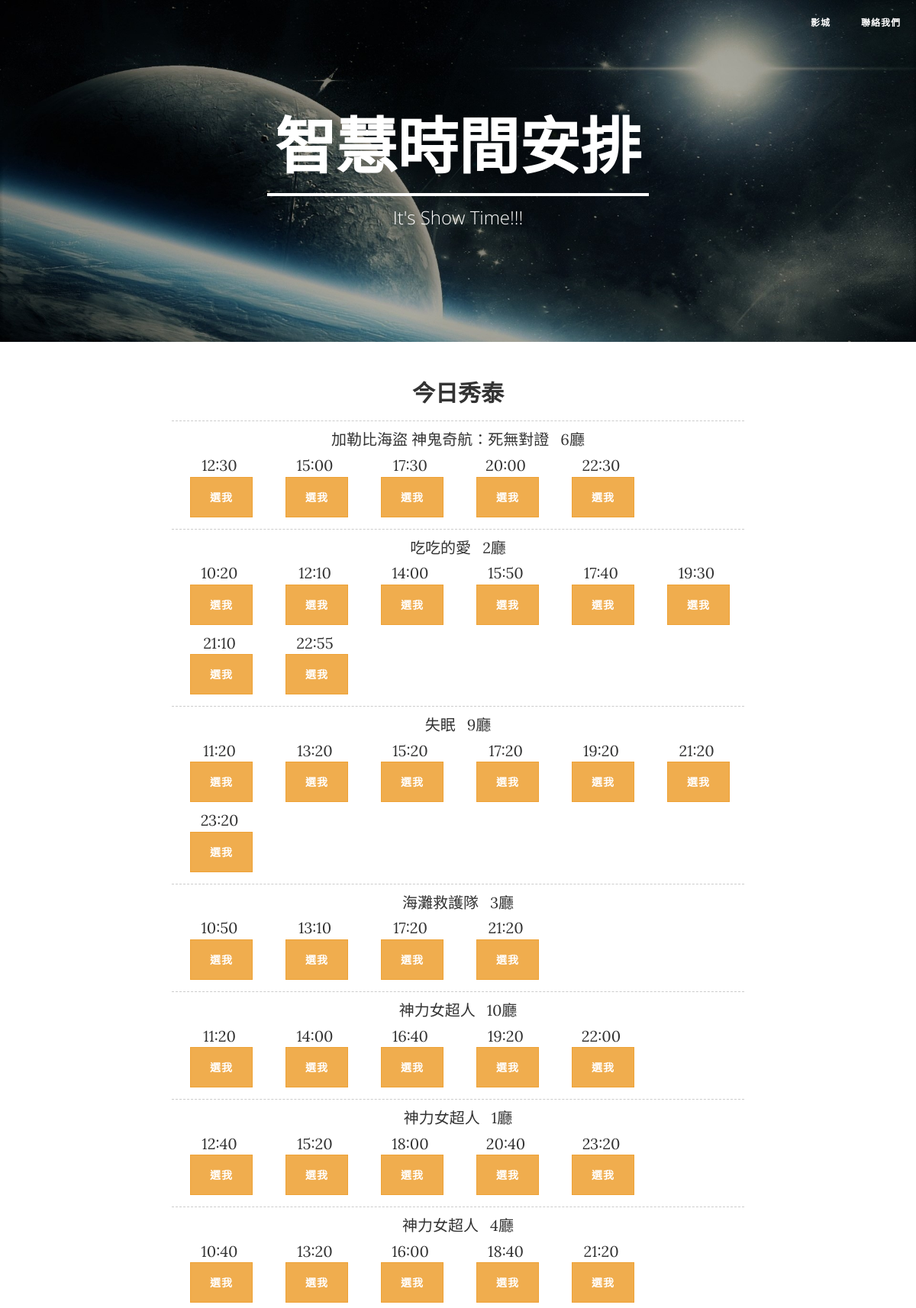
Page /timetable/4/今日秀泰 (upper part) on the committed database.
### main/models.py (models this page shows, shortened)
class Theater(models.Model):
	theater_name = models.CharField(max_length=30)
	theater_phone = models.CharField(max_length=15, blank=True)
	theater_loc = models.CharField(max_length=100, blank=True)
	theater_id = models.IntegerField()
	theater_url = models.CharField(max_length=200, blank=True)

class MoiveTimeTable(models.Model):
	movie_name = models.CharField(max_length=100)
	movie_loc = models.CharField(max_length=100)
	movie_date = models.CharField(max_length=100, blank=True)
	movie_time = models.CharField(max_length=100, blank=True)
	movie_info = models.ForeignKey(Movie, null=True)
	theater = models.ForeignKey(Theater, null=True)

### main/views.py (the view)
# urls.py: url(r'^timetable/(?P<id>\d+)/(?P<name>\S+)', views.timetable, name='timetable'),
def timetable(request, id, name):
	t = Theater.objects.filter(theater_id=id)
	movie = MoiveTimeTable.objects.filter(theater=t[0]).order_by('movie_name')
	movie_list = []
	movie_list_time = []
	for mlist in movie:
		if ((movie_list.count(mlist.movie_name)==0 and movie_list.count(mlist.movie_loc)==0)or movie_list.count(mlist.movie_loc)==0):
			movie_list_time.append(movie_list)
			movie_list = []
			movie_list.append(mlist.movie_name)
			movie_list.append(mlist.movie_loc)
		movie_list.append(mlist.movie_time)
	movie_list_time.append(movie_list)
	del movie_list_time[0]
	return render(request, 'timetable.html',{
		'movie_time':movie_list_time,
		'id':id,
		'name':name,
		})

### main/templates/timetable.html
{% extends "layout/base.html" %}
{% load static %}
{% block content %}
	<header class="intro-header" style="background-image: url({% static 'img/post-bg.jpg' %})">
        <div class="container">
            <div class="row">
                <div class="col-lg-8 col-lg-offset-2 col-md-10 col-md-offset-1">
                    <div class="page-heading">
                        <h1>智慧時間安排</h1>
                        <hr class="small">
                        <h2 class="subheading">It's Show Time!!!</h2>
                    </div>
                </div>
            </div>
        </div>
    </header>
    <h2 align="center">{{name}}</h2>
    {% include "layout/content-con.html" %}
{% endblock %}

### main/templates/layout/content-con.html (shortened to what this page needs)
{% load static %}
<article>
    <div class="container">
        <div class="row">
            <div class="col-lg-8 col-lg-offset-2 col-md-10 col-md-offset-1">
                {% for m in movie_time %}
                    <table class="hidden-xs" style="width: 100%; margin-top: 10px;">
                        <tbody>
                            <tr>
                                <td colspan="7" style="border-top: 1px dashed rgb(204, 204, 204); padding-top: 10px;">
                                    <span style="margin-right: 15px;">{{m.0}}</span>{{m.1}}
                                </td>
                            </tr>
                            <tr style="padding-top: 5px;">
                                {% if m.2 %}
                                <td style="width: 14%; padding: 5px 0px; text-align: center; vertical-align: middle; left center no-repeat;">
                                    <div>
                                        {{m.2 }}
                                        <button class="btn btn-warning btn-xs" style="vertical-align: bottom; margin-left: 5px;"  onclick="location.href='{% url 'abouts' id m.2 m.0 %}'">
                                        選我
                                        </button>
                                    </div>
                                </td>
                                {% else %}
                                 <td style="width: 14%; padding: 5px 0px; text-align: center; vertical-align: middle; background: url(&quot;../img/bg_time.gif&quot;) left center no-repeat;">
                                    <div>
                                    </div>
                                </td>
                                {% endif %}
                                {% if m.3 %}
                                <td style="width: 14%; padding: 5px 0px; text-align: center; vertical-align: middle; background: url(&quot;../img/bg_time.gif&quot;) left center no-repeat;">
                                    <div>
                                        {{m.3 }}
                                        <button class="btn btn-warning btn-xs" style="vertical-align: bottom; margin-left: 5px;"  onclick="location.href='{% url 'abouts' id m.3 m.0 %}'">
                                        選我
                                        </button>
                                    </div>
                                </td>
                                {% else %}
                                 <td style="width: 14%; padding: 5px 0px; text-align: center; vertical-align: middle; background: url(&quot;../img/bg_time.gif&quot;) left center no-repeat;">
                                    <div>
                                    </div>
                                </td>
                                {% endif %}
                                {% if m.4 %}
                                <td style="width: 14%; padding: 5px 0px; text-align: center; vertical-align: middle; background: url(&quot;../img/bg_time.gif&quot;) left center no-repeat;">
                                    <div>
                                        {{m.4 }}
                                        <button class="btn btn-warning btn-xs" style="vertical-align: bottom; margin-left: 5px;"  onclick="location.href='{% url 'abouts' id m.4 m.0 %}'">
                                        選我
                                        </button>
                                    </div>
                                </td>
                                {% else %}
                                 <td style="width: 14%; padding: 5px 0px; text-align: center; vertical-align: middle; background: url(&quot;../img/bg_time.gif&quot;) left center no-repeat;">
                                    <div>
                                    </div>
                                </td>
                                {% endif %}
                                {% if m.5 %}
                                <td style="width: 14%; padding: 5px 0px; text-align: center; vertical-align: middle; background: url(&quot;../img/bg_time.gif&quot;) left center no-repeat;">
                                    <div>
                                        {{m.5 }}
                                        <button class="btn btn-warning btn-xs" style="vertical-align: bottom; margin-left: 5px;"  onclick="location.href='{% url 'abouts' id m.5 m.0 %}'">
                                        選我
                                        </button>
                                    </div>
                                </td>
                                {% else %}
                                 <td style="width: 14%; padding: 5px 0px; text-align: center; vertical-align: middle; background: url(&quot;../img/bg_time.gif&quot;) left center no-repeat;">
                                    <div>
                                    </div>
                                </td>
                                {% endif %}
                                {% if m.6 %}
                                <td style="width: 14%; padding: 5px 0px; text-align: center; vertical-align: middle; background: url(&quot;../img/bg_time.gif&quot;) left center no-repeat;">
                                    <div>
                                        {{m.6 }}
                                        <button class="btn btn-warning btn-xs" style="vertical-align: bottom; margin-left: 5px;"  onclick="location.href='{% url 'abouts' id m.6 m.0 %}'">
                                        選我
                                        </button>
                                    </div>
                                </td>
                                {% else %}
                                 <td style="width: 14%; padding: 5px 0px; text-align: center; vertical-align: middle; background: url(&quot;../img/bg_time.gif&quot;) left center no-repeat;">
                                </td>
                                {% endif %}
                                {% if m.7 %}
                                <td style="width: 14%; padding: 5px 0px; text-align: center; vertical-align: middle; background: url(&quot;../img/bg_time.gif&quot;) left center no-repeat;">
                                    <div>
                                        {{m.7 }}
                                        <button class="btn btn-warning btn-xs" style="vertical-align: bottom; margin-left: 5px;"  onclick="location.href='{% url 'abouts' id m.7 m.0 %}'">
                                        選我
                                        </button>
                                    </div>
                                </td>
                                {% else %}
                                <td style="width: 14%; padding: 5px 0px; text-align: center; vertical-align: middle; background: url(&quot;../img/bg_time.gif&quot;) left center no-repeat;">
                                </td>
                                {% endif %}
                            </tr>
                            {% if m.8 %}
                            <tr style="padding-top: 5px;">
                                {% if m.8 %}
                                <td style="width: 14%; padding: 5px 0px; text-align: center; vertical-align: middle; background: url(&quot;../img/bg_time.gif&quot;) left center no-repeat;">
                                    <div>
                                        {{m.8 }}
                                        <button class="btn btn-warning btn-xs" style="vertical-align: bottom; margin-left: 5px;"  onclick="location.href='{% url 'abouts' id m.8 m.0 %}'">
                                        選我
                                        </button>
                                    </div>
                                </td>
                                {% else %}
                                 <td style="width: 14%; padding: 5px 0px; text-align: center; vertical-align: middle; background: url(&quot;../img/bg_time.gif&quot;) left center no-repeat;">
                                    <div>
                                    </div>
                                </td>
                                {% endif %}
                                {% if m.9 %}
                                <td style="width: 14%; padding: 5px 0px; text-align: center; vertical-align: middle; background: url(&quot;../img/bg_time.gif&quot;) left center no-repeat;">
                                    <div>
                                        {{m.9 }}
                                        <button class="btn btn-warning btn-xs" style="vertical-align: bottom; margin-left: 5px;"  onclick="location.href='{% url 'abouts' id m.9 m.0 %}'">
                                        選我
                                        </button>
                                    </div>
                                </td>
                                {% else %}
                                 <td style="width: 14%; padding: 5px 0px; text-align: center; vertical-align: middle; background: url(&quot;../img/bg_time.gif&quot;) left center no-repeat;">
                                </td>
                                {% endif %}
                                {% if m.10 %}
                                <td style="width: 14%; padding: 5px 0px; text-align: center; vertical-align: middle; background: url(&quot;../img/bg_time.gif&quot;) left center no-repeat;">
                                    <div>
                                        {{m.10 }}
                                        <button class="btn btn-warning btn-xs" style="vertical-align: bottom; margin-left: 5px;"  onclick="location.href='{% url 'abouts' id m.10 m.0 %}'">
                                        選我
                                        </button>
                                    </div>
                                </td>
                                {% else %}
                                 <td style="width: 14%; padding: 5px 0px; text-align: center; vertical-align: middle; background: url(&quot;../img/bg_time.gif&quot;) left center no-repeat;">
                                </td>
                                {% endif %}
                                {% if m.11 %}
                                <td style="width: 14%; padding: 5px 0px; text-align: center; vertical-align: middle; background: url(&quot;../img/bg_time.gif&quot;) left center no-repeat;">
                                    <div>
                                        {{m.11 }}
                                        <button class="btn btn-warning btn-xs" style="vertical-align: bottom; margin-left: 5px;"  onclick="location.href='{% url 'abouts' id m.11 m.0 %}'">
                                        選我
                                        </button>
                                    </div>
                                </td>
                                {% else %}
                                 <td style="width: 14%; padding: 5px 0px; text-align: center; vertical-align: middle; background: url(&quot;../img/bg_time.gif&quot;) left center no-repeat;">
                                </td>
                                {% endif %}
                                {% if m.12 %}
                                <td style="width: 14%; padding: 5px 0px; text-align: center; vertical-align: middle; background: url(&quot;../img/bg_time.gif&quot;) left center no-repeat;">
                                    <div>
                                        {{m.12 }}
                                        <button class="btn btn-warning btn-xs" style="vertical-align: bottom; margin-left: 5px;"  onclick="location.href='{% url 'abouts' id m.12 m.0 %}'">
                                        選我
                                        </button>
                                    </div>
                                </td>
                                {% else %}
                                 <td style="width: 14%; padding: 5px 0px; text-align: center; vertical-align: middle; background: url(&quot;../img/bg_time.gif&quot;) left center no-repeat;">
                                </td>
                                {% endif %}
                                {% if m.13 %}
                                <td style="width: 14%; padding: 5px 0px; text-align: center; vertical-align: middle; background: url(&quot;../img/bg_time.gif&quot;) left center no-repeat;">
                                    <div>
                                        {{m.13 }}
                                        <button class="btn btn-warning btn-xs" style="vertical-align: bottom; margin-left: 5px;"  onclick="location.href='{% url 'abouts' id m.13 m.0 %}'">
                                        選我
                                        </button>
                                    </div>
                                </td>
                                {% else %}
                                 <td style="width: 14%; padding: 5px 0px; text-align: center; vertical-align: middle; background: url(&quot;../img/bg_time.gif&quot;) left center no-repeat;">
                                </td>
                                {% endif %}
                            </tr>
                            {% endif %}
                        </tbody>
                    </table>
                {% endfor %}
            </div>
        </div>
    </div>
</article>

### rows in the picture
Theater: theater_name "今日秀泰"
MoiveTimeTable: movie_name "加勒比海盜 神鬼奇航：死無對證", movie_loc "6廳", movie_time "12:30"
MoiveTimeTable: movie_time "15:00"
MoiveTimeTable: movie_time "17:30"
MoiveTimeTable: movie_time "20:00"
MoiveTimeTable: movie_time "22:30"
MoiveTimeTable: movie_name "吃吃的愛", movie_loc "2廳", movie_time "10:20"
MoiveTimeTable: movie_time "12:10"
MoiveTimeTable: movie_time "14:00"
MoiveTimeTable: movie_time "15:50"
MoiveTimeTable: movie_time "17:40"
MoiveTimeTable: movie_time "19:30"
MoiveTimeTable: movie_time "21:10"
MoiveTimeTable: movie_time "22:55"
MoiveTimeTable: movie_name "失眠", movie_loc "9廳", movie_time "11:20"
MoiveTimeTable: movie_time "13:20"
MoiveTimeTable: movie_time "15:20"
MoiveTimeTable: movie_time "17:20"
MoiveTimeTable: movie_time "19:20"
MoiveTimeTable: movie_time "21:20"
MoiveTimeTable: movie_time "23:20"
MoiveTimeTable: movie_name "海灘救護隊", movie_loc "3廳", movie_time "10:50"
MoiveTimeTable: movie_time "13:10"
MoiveTimeTable: movie_time "17:20"
MoiveTimeTable: movie_time "21:20"
MoiveTimeTable: movie_name "神力女超人", movie_loc "10廳", movie_time "11:20"
MoiveTimeTable: movie_time "14:00"
MoiveTimeTable: movie_time "16:40"
MoiveTimeTable: movie_time "19:20"
MoiveTimeTable: movie_time "22:00"
MoiveTimeTable: movie_name "神力女超人", movie_loc "1廳", movie_time "12:40"
MoiveTimeTable: movie_time "15:20"
MoiveTimeTable: movie_time "18:00"
MoiveTimeTable: movie_time "20:40"
MoiveTimeTable: movie_time "23:20"
MoiveTimeTable: movie_name "神力女超人", movie_loc "4廳", movie_time "10:40"
MoiveTimeTable: movie_time "13:20"
MoiveTimeTable: movie_time "16:00"
MoiveTimeTable: movie_time "18:40"
MoiveTimeTable: movie_time "21:20"
